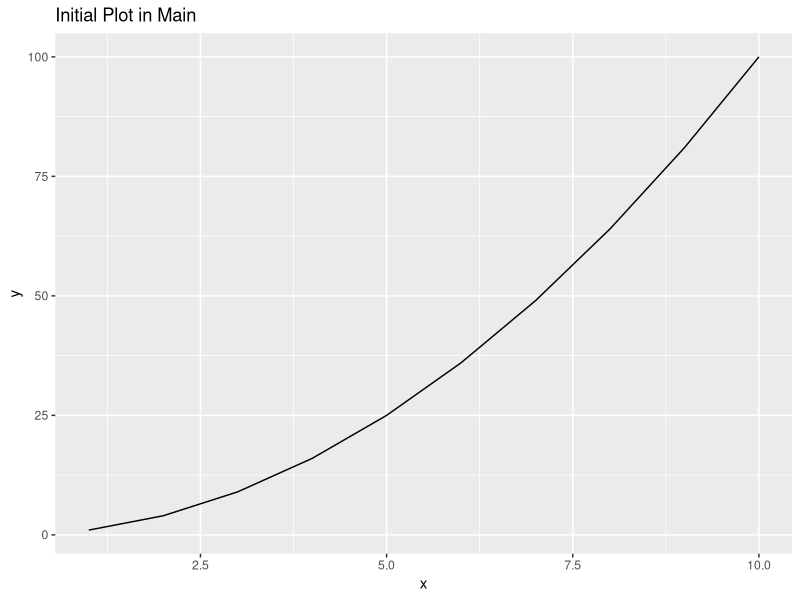

R code for this plot:
# analysis.R

# Load libraries
library(ggplot2)

# Generate a basic plot
plot_data <- data.frame(x = 1:10, y = (1:10)^2)
ggplot(plot_data, aes(x = x, y = y)) +
  geom_line() +
  ggtitle("Initial Plot in Main")
